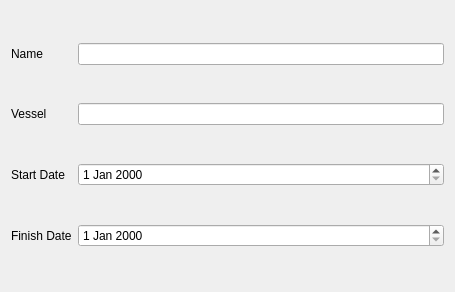
<?xml version="1.0" encoding="UTF-8"?>
<ui version="4.0">
 <class>Widget</class>
 <widget class="QWidget" name="Widget">
  <property name="geometry">
   <rect>
    <x>0</x>
    <y>0</y>
    <width>455</width>
    <height>292</height>
   </rect>
  </property>
  <property name="windowTitle">
   <string>Dialog</string>
  </property>
  <layout class="QGridLayout" name="gridLayout">
   <item row="1" column="1">
    <widget class="QLineEdit" name="edVessel"/>
   </item>
   <item row="2" column="1">
    <widget class="QDateEdit" name="edStart"/>
   </item>
   <item row="0" column="0">
    <widget class="QLabel" name="label">
     <property name="text">
      <string>Name</string>
     </property>
    </widget>
   </item>
   <item row="2" column="0">
    <widget class="QLabel" name="label_3">
     <property name="text">
      <string>Start Date</string>
     </property>
    </widget>
   </item>
   <item row="3" column="0">
    <widget class="QLabel" name="label_4">
     <property name="text">
      <string>Finish Date</string>
     </property>
    </widget>
   </item>
   <item row="3" column="1">
    <widget class="QDateEdit" name="edFinish"/>
   </item>
   <item row="0" column="1">
    <widget class="QLineEdit" name="edName"/>
   </item>
   <item row="1" column="0">
    <widget class="QLabel" name="label_2">
     <property name="text">
      <string>Vessel</string>
     </property>
    </widget>
   </item>
  </layout>
 </widget>
 <tabstops>
  <tabstop>edName</tabstop>
  <tabstop>edVessel</tabstop>
  <tabstop>edStart</tabstop>
  <tabstop>edFinish</tabstop>
 </tabstops>
 <resources/>
 <connections/>
</ui>
